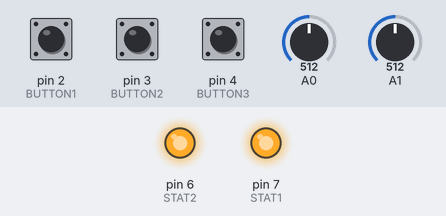
A sketch run on a simulated Arduino Uno, built with avr-gcc and run on an emulated ATmega328P. Shown: output pins drawn as LEDs (lit = HIGH). Dashed ring = blinking. The test bench sets the inputs (shaded band); at power-on: pin 3 (BUTTON2) HIGH, pin 4 (BUTTON3) HIGH, pin 2 (BUTTON1) HIGH, A0 = 512, A1 = 512. What the sketch prints to the serial monitor is not drawn.

Above: at 3.4 s.
3.5 s: pin 3 (BUTTON2) pulled LOW for 0.15 s
5.1 s: pin 4 (BUTTON3) pulled LOW for 0.15 s
At 5.17 s:
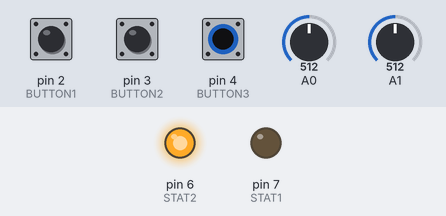
6.7 s: pin 4 (BUTTON3) pulled LOW for 3.2 s
At 11.1 s:
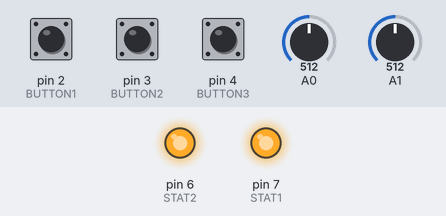
11.4 s: pin 4 (BUTTON3) pulsed LOW 2 times (0.12 s each, 0.3 s apart)
At 11.61 s:
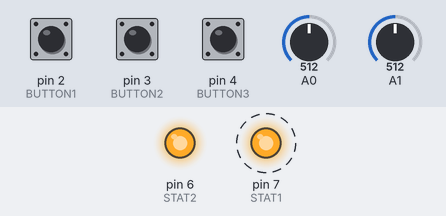
13.5 s: pin 4 (BUTTON3) pulsed LOW 5 times (0.12 s each, 0.3 s apart)
At 15.6 s:
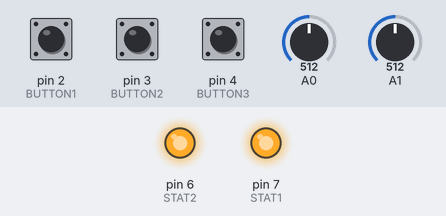
Timing chart, 0 to 17.1 s (numbered marks = the images above; inputs shaded):
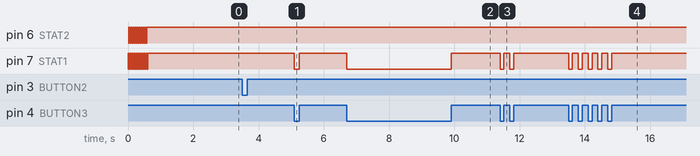

The sketch:

beatclock.ino
```cpp
/*
beatclock.ino
ver 000

MIDI Beat Clock generated by arduino uno with MidiShield
lots of extra junk, values not optimized. fragile but works.

Click and hold button 1 while turning potentiometer knob 2.
Beat clock interval timer set by knob 2.  Output stops
when button is released.

    MidiShield
 -----------------
| MidiOut MidiIn  |
|                 |
| B3    B2    B1  |
|                 |
|  P1  P2         |
|          L7 L6  |
|                 |
 -----------------

References:
http://en.wikipedia.org/wiki/MIDI_beat_clock

*/
#define KNOB1  0
#define KNOB2  1

#define BUTTON1  2
#define BUTTON2  3
#define BUTTON3  4

#define STAT1  7
#define STAT2  6

byte incomingByte;
byte note;
byte velocity;
int pot;
int timePot;
char buf[1024];
//char tmpbuf[1024];

byte byte1;
byte byte2;
byte byte3;

int action=2; //0 =note off ; 1=note on ; 2= nada

//setup: declaring iputs and outputs and begin serial
void setup() {

  pinMode(STAT1,OUTPUT);   // declare the LED's pin as output
  pinMode(STAT2,OUTPUT);

  pinMode(BUTTON1,INPUT);
  pinMode(BUTTON2,INPUT);
  pinMode(BUTTON3,INPUT);

  digitalWrite(BUTTON1,HIGH);
  digitalWrite(BUTTON2,HIGH);
  digitalWrite(BUTTON3,HIGH);


  for(int i = 0;i < 10;i++)
  {
    digitalWrite(STAT1,HIGH);
    digitalWrite(STAT2,LOW);
    delay(30);
    digitalWrite(STAT1,LOW);
    digitalWrite(STAT2,HIGH);
    delay(30);
  }
  digitalWrite(STAT1,HIGH);
  digitalWrite(STAT2,HIGH);

 //start serial with midi baudrate 31250 or 38400 for debugging
 //Serial.begin(31250);
  Serial.begin(38400);
  Serial.println("MIDI Board");
}

float curTime;
float oldTime;
float oldTimeView;
float deltaTime;
float targetPeriod;

//http://en.wikipedia.org/wiki/MIDI_beat_clock

int midiBeatClock(float period)
{

  curTime = millis()/1.0;


  deltaTime = curTime-oldTime;
  if(deltaTime > period)
  {
    Serial.write(0xF8);
    oldTime = curTime;

  }

  return deltaTime;
}
int viewUpdate(char *buf, float period)
{

  curTime = millis()/1.0;
  char tmpbuf[1024];
  memset(tmpbuf,NULL,1024);

  deltaTime = curTime-oldTimeView;
  if(deltaTime > period)
  {
    Serial.write("dT (ms): ");
    sprintf(tmpbuf,"%d",deltaTime*1000);
    Serial.write(tmpbuf);
    Serial.write(": ");
    Serial.write(buf);


  }
  oldTimeView = curTime;
  return deltaTime;
}

//loop: wait for serial data, and interpret the message
void loop () {


  /*
   // Button and knob test functions
   if(analogRead(KNOB1) > 512){ digitalWrite(STAT1,HIGH); }
   else{ digitalWrite(STAT1,LOW); }
   if(analogRead(KNOB2) > 512){ digitalWrite(STAT2,HIGH); }
   else{ digitalWrite(STAT2,LOW); }


   if(!digitalRead(BUTTON1)){ digitalWrite(STAT1,LOW); digitalWrite(STAT2,LOW); }
   else if(!digitalRead(BUTTON2)){ digitalWrite(STAT1,HIGH); digitalWrite(STAT2,LOW); }
   else if(!digitalRead(BUTTON3)){ digitalWrite(STAT1,LOW); digitalWrite(STAT2,HIGH); }
   else if(!digitalRead(BUTTON4)){ digitalWrite(STAT1,HIGH); digitalWrite(STAT2,HIGH); }
   */

  //*************** MIDI OUT ***************//

  pot = analogRead(0);
  timePot =analogRead(1);
  targetPeriod = (float) map(timePot,0,1024,1,1000)/10;

  //midiBeatClock(timePot);
  if(button(BUTTON3))
  {

     note = 24+pot/32;  // convert value to value 0-127
    note = map(pot,0,1023,0,60);
    noteOn(0x90,note,0x45);

    digitalWrite(STAT1,LOW);
    while(button(BUTTON3));
    digitalWrite(STAT1,HIGH);
  }

  if(button(BUTTON2))
  {
    sprintf(buf,"\nButton2:status::pot1=%d\n",pot);
    viewUpdate(buf,100);
    digitalWrite(STAT1,LOW);
    //while(button(BUTTON2));

    digitalWrite(STAT1,HIGH);
  }
  if(button(BUTTON1))
  {
    midiBeatClock((float) timePot);
    //Serial.write(252);
    //digitalWrite(STAT1,LOW);
    //while(button(BUTTON1));
    //digitalWrite(STAT1,HIGH);
  }


  /*while(1);
  else
  {
    noteOn(0x90,0x3C,0x00);
    digitalWrite(STAT2,HIGH);
  }*/

  //*************** MIDI LOOPBACK ******************//
  /*
  if(Serial.available() > 0)
  {
    byte1 = Serial.read();
    byte2 = Serial.read();
    byte3 = Serial.read();

    noteOn(byte1, byte2, byte3);

    //digitalWrite(STAT1,HIGH);
    //digitalWrite(STAT2,HIGH);
  }*/
  //*************** MIDI IN ***************//
  /*
  if (Serial.available() > 0) {
    // read the incoming byte:
    incomingByte = Serial.read();

    // wait for as status-byte, channel 1, note on or off
    if (incomingByte== 144){ // note on message starting starting
      action=1;
    }
    else if (incomingByte== 128){ // note off message starting
      action=0;
    }
    else if (incomingByte== 208){ // aftertouch message starting
      //not implemented yet
    }
    else if (incomingByte== 160){ // polypressure message starting
      //not implemented yet
    }
    else if ( (action==0)&&(note==0) ){ // if we received a "note off", we wait for which note (databyte)
      note=incomingByte;
      playNote(note, 0);
      note=0;
      velocity=0;
      action=2;
    }
    else if ( (action==1)&&(note==0) ){ // if we received a "note on", we wait for the note (databyte)
      note=incomingByte;
    }
    else if ( (action==1)&&(note!=0) ){ // ...and then the velocity
      velocity=incomingByte;
      playNote(note, velocity);
      note=0;
      velocity=0;
      action=0;
    }
    else{
      //nada
    }
  }*/

}

void noteOn(byte cmd, byte data1, byte data2) {
   Serial.write(cmd);
   Serial.write(data1);
   Serial.write(data2);
 }

void blink(){
  digitalWrite(STAT1, HIGH);
  delay(100);
  digitalWrite(STAT1, LOW);
  delay(100);
}


void playNote(byte note, byte velocity)
{
  int value=LOW;
  if (velocity >10){
    value=HIGH;
  }
  else{
    value=LOW;
  }

  //since we don't want to "play" all notes we wait for a note between 36 & 44
  if(note>=36 && note<44)
  {
    byte myPin=note-34; // to get a pinnumber between 2 and 9
    digitalWrite(myPin, value);
  }

}

char button(char button_num)
{
  return (!(digitalRead(button_num)));
}
```

Measured:
- after the input at 5.1 s, pin 7 (STAT1): HIGH → LOW at once, → HIGH 0.15 s later
- after the input at 6.7 s, pin 7 (STAT1): HIGH → LOW at once, → HIGH 3.2 s later
- after the input at 11.4 s, pin 7 (STAT1): alternates HIGH for 0.18 s and LOW for 0.12 s, 4 changes in all, then stays HIGH, starting at once
- after the input at 13.5 s, pin 7 (STAT1): alternates HIGH for 0.18 s and LOW for 0.12 s, 10 changes in all, then stays HIGH, starting at once
